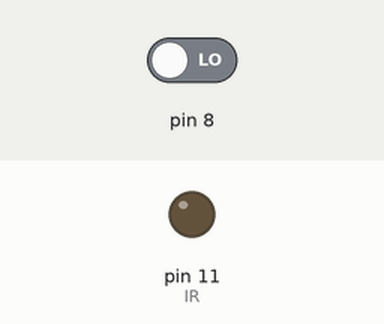
A sketch run on a simulated Arduino Uno, built with avr-gcc and run on an emulated ATmega328P. Parts: output pins drawn as LEDs (lit = HIGH). Inputs (shaded band) come from the test bench; at power-on: pin 8 LOW.

Above: at 1.2 s.
1.3 s: pin 8 driven HIGH
At 2.2 s:
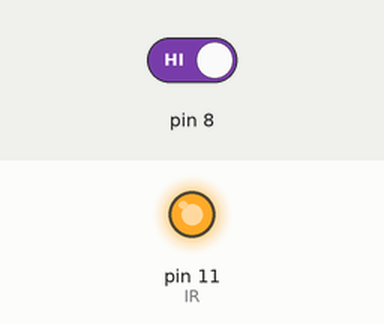
2.8 s: pin 8 driven LOW
At 3.3 s:
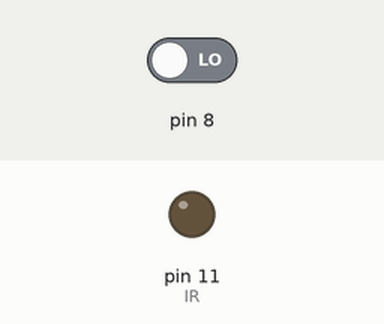
Timing chart, 0 to 5.8 s (numbered marks = the images above; inputs shaded):
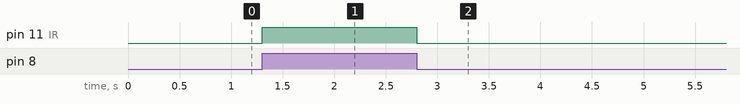

Measured:
- after the input at 1.3 s, pin 11 (IR): LOW → HIGH at once
- after the input at 2.8 s, pin 11 (IR): HIGH → LOW at once

The sketch:

Magneticsensor.ino
```cpp
#include <avr/io.h>
#include <util/delay.h>
#define F_CPU 8000000UL
void setup() {
  DDRB|=(1<<PB3);//IR LED Output declaration
  //default all I/O are inputs
}
void loop() {
  if((PINB&0X01)==0X01){
  PORTB|=(1<< PB3);
  }
  else{
  PORTB&=(0<< PB3);
  }
}
```
